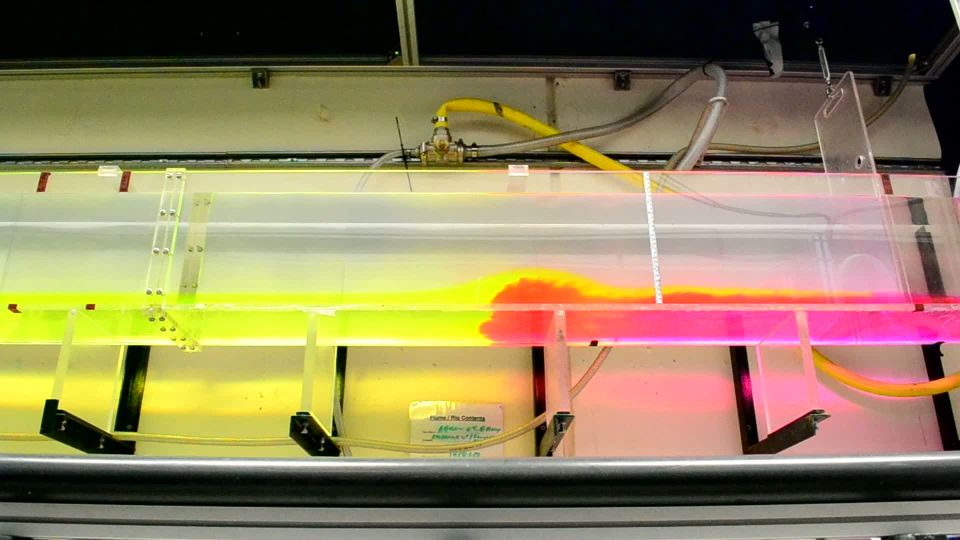
#> input picture img.jpg, 1920 x 1080 px (shown at 1/2 size)
$ python script.py 5   (Python 2 division)   (older library calls are emulated)
#> lines starting #> are read from the running program, lines starting #| are printed output that depends on the picture
# generate the images for blog post
import sys

import numpy as np
import matplotlib.pyplot as plt
from scipy import ndimage

from skimage import filter as skif


class LabImage(object):
    def __init__(self, fname='img.jpg', crop=(470, 700)):
#> called with fname = 'img.jpg', crop = (470, 700)
        self.im = plt.imread(fname)[crop[0]:crop[1]]
        r, g, b = (c.squeeze() / 255. for c in np.dsplit(self.im, 3))
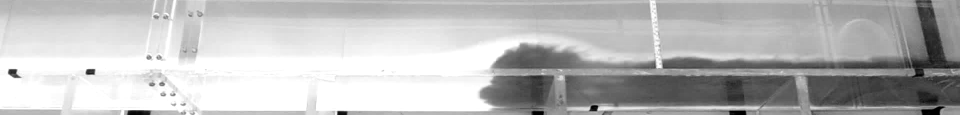
#> g: shape (230, 1920) float64 (shown at 1/2 size); min 0, max 1, mean 0.733
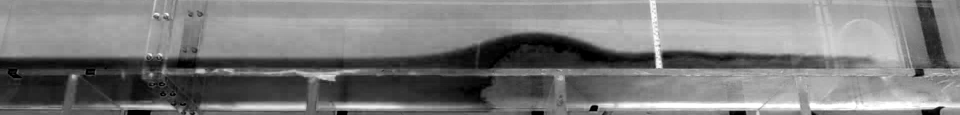
#> b: shape (230, 1920) float64 (shown at 1/2 size); min 0, max 1, mean 0.484
        self.r, self.g, self.b = r, g, b

    def channels(self):
        """Plot the original image and the individual
        channels in one figure
        """
        fig = plt.figure(figsize=(6, 4), dpi=100)
        fig.suptitle('Original image and colour channels')
        channels = {'red': self.r,
                    'green': self.g,
                    'blue': self.b,
                    'source': self.im}
        for i, c in enumerate(['source', 'red', 'green', 'blue']):
            ax = fig.add_subplot(4, 1, i + 1)
            ax.imshow(channels[c], origin='lower')
            ax.text(50, 170, c)
            ax.axis('off')
        fig.savefig("channels.png")

    def gaussian(self):
        """Compare gaussian smoothing across images.
        """
        fig = plt.figure(figsize=(5, 4), dpi=100)
        fig.suptitle('Gaussian smoothing of blue channel')
        for i, s in enumerate([1, 3, 5, 7, 9]):
            ax = fig.add_subplot(5, 1, i + 1)
            smooth = ndimage.gaussian_filter(self.b, s)
            ax.imshow(smooth, origin='lower')
            text = "sigma = {sigma}".format(sigma=s)
            ax.text(50, 170, text)
            ax.axis('off')
        fig.savefig('gaussian-comp.png')

    def threshold(self):
        """Make a simple thresholded image."""
        fig = plt.figure()
        fig.suptitle('Blue values less than 100')
        ax = fig.add_subplot(111)
        ax.imshow(self.b < 100 / 255., origin='lower')
        ax.axis('off')
        fig.savefig('threshold.png')

    # [36 lines left out: functions threshold_interface, sobel, not called in this run]

    def canny_interface(self, sigma=4, lo=None, hi=None):
        """Extract the interface with the canny edge detector."""
#> called with sigma = 5
        fig = plt.figure()
        ax = fig.add_subplot(111)
        ax.set_title('Interface using canny edge detection')
        ax.axis('off')
        # extract the interface
        cb = skif.canny(self.b, sigma=sigma,
                        low_threshold=lo,
                        high_threshold=hi)
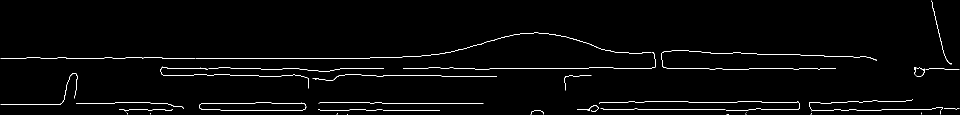
#> cb: shape (230, 1920) bool (shown at 1/2 size); 1.7% white in thin lines or dots
        iy, ix = np.where(cb)
#> iy = 7401 values from 1 to 228; ix = 7401 values, max 1918 at index 3336, min 1 at index 1300, mean 966
        s = ix.argsort()
#> s = 7401 values, max 7400 at index 7249, min 0 at index 7128, mean 3700
        ax.imshow(self.b, origin='lower')
        ax.plot(ix[s], iy[s], 'ko', linewidth=1)
        fig.savefig('canny-interface.png')

    def sobel_interface(self, sigma=4, lo=None, hi=None):
        """Gaussian smooth the image and apply a sobel filter.

        Then, apply canny edge detection.
        """
#> called with sigma = 5
        fig = plt.figure()
        ax = fig.add_subplot(111)
        ax.set_title(r'$\Sigma={s}$, hi={hi}, lo={lo}'.format(s=sigma, hi=hi, lo=lo))
        ax.axis('off')

        # apply some smoothing
        gb = ndimage.gaussian_filter(self.b, sigma=sigma)
        # apply sobel
        isob = ndimage.sobel(gb, axis=0)
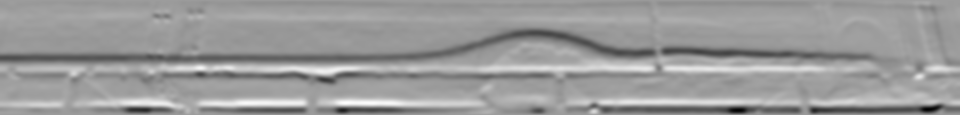
#> isob: shape (230, 1920) float64 (shown at 1/2 size); min -0.551, max 0.347, mean -0.00812; drawn with min black and max white
        jsob = ndimage.sobel(gb, axis=1)
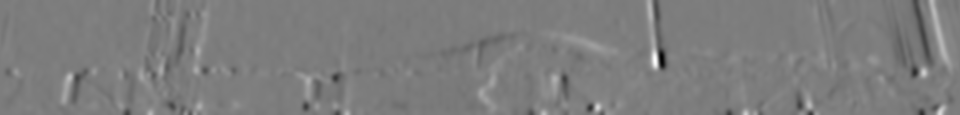
#> jsob: shape (230, 1920) float64 (shown at 1/2 size); min -0.415, max 0.432, mean 0.000713; drawn with min black and max white
        sob = np.hypot(isob, jsob)
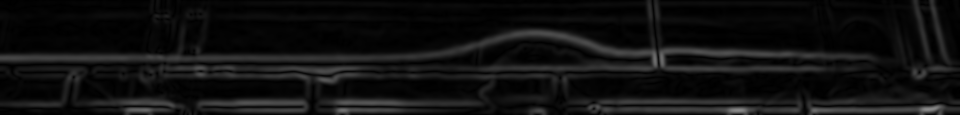
#> sob: shape (230, 1920) float64 (shown at 1/2 size); min 2.48e-05, max 0.551, mean 0.0646
        # contour plot
        cs = ax.contourf(sob)
        fig.colorbar(cs)
        # get the interface and overplot
        cb = skif.canny(self.b, sigma=sigma,
                        low_threshold=lo,
                        high_threshold=hi)
        iy, ix = np.where(cb)
#> iy = 7401 values from 1 to 228
        s = ix.argsort()
        ax.plot(ix[s], iy[s], 'ko', linewidth=3)

        fig.savefig('sobel-interface.png')
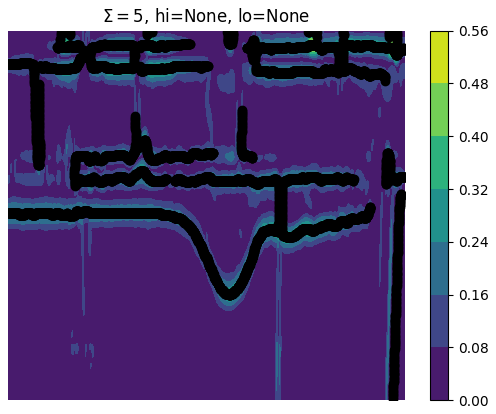
#> figure drawn by matplotlib, 2 panels

    # [6 lines left out: function display, not called in this run]

if __name__ == '__main__':
    sigma = int(sys.argv[1])
    print "sigma = {sigma}".format(sigma=sigma)
    im = LabImage('img.jpg')
    print("channels")
    im.channels()
    print("gaussian")
    im.gaussian()
    print("threshold")
    im.threshold()
    print("canny interface")
    im.canny_interface(sigma=sigma)
    print("sobel interface")
    im.sobel_interface(sigma=sigma)
